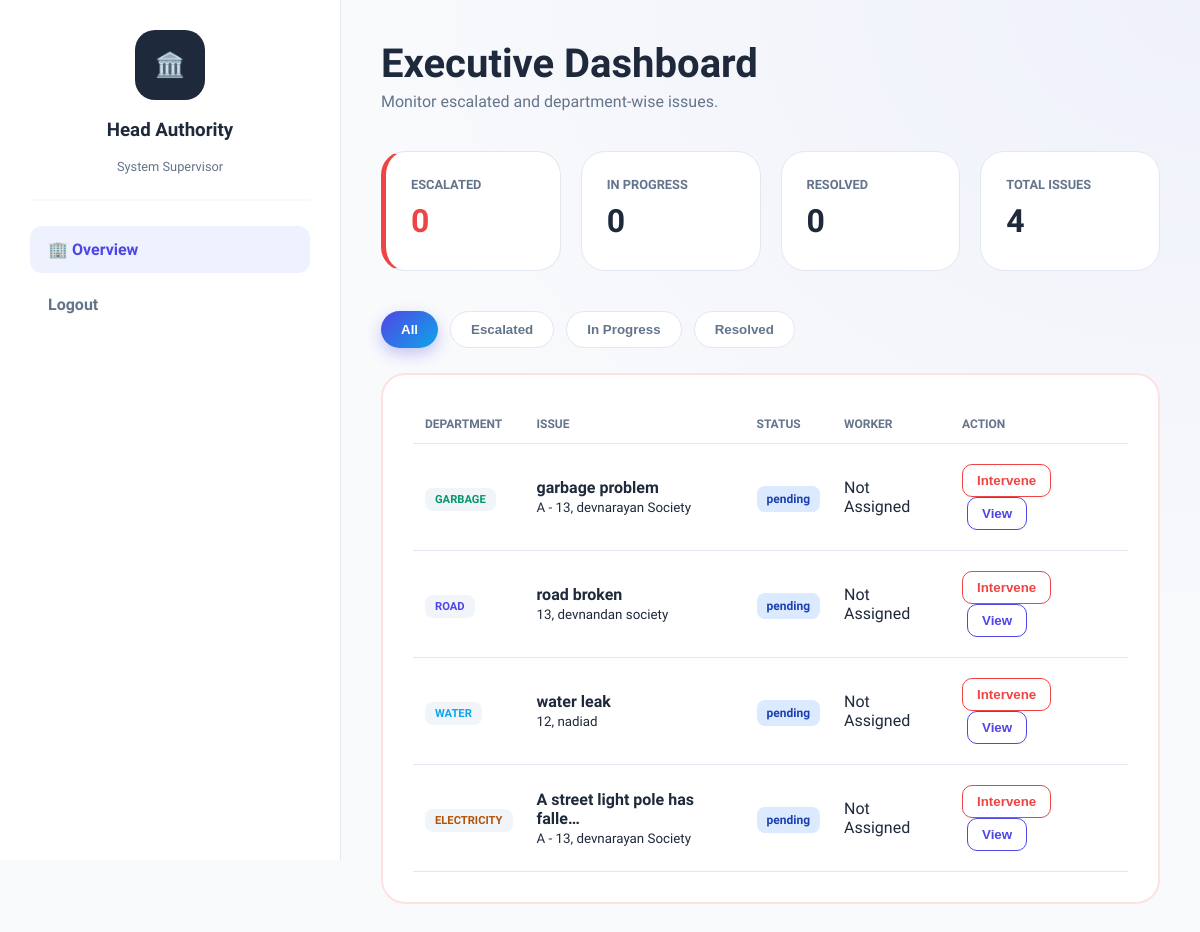
Page /headAuthority/ (signed in) on the earlier database version.
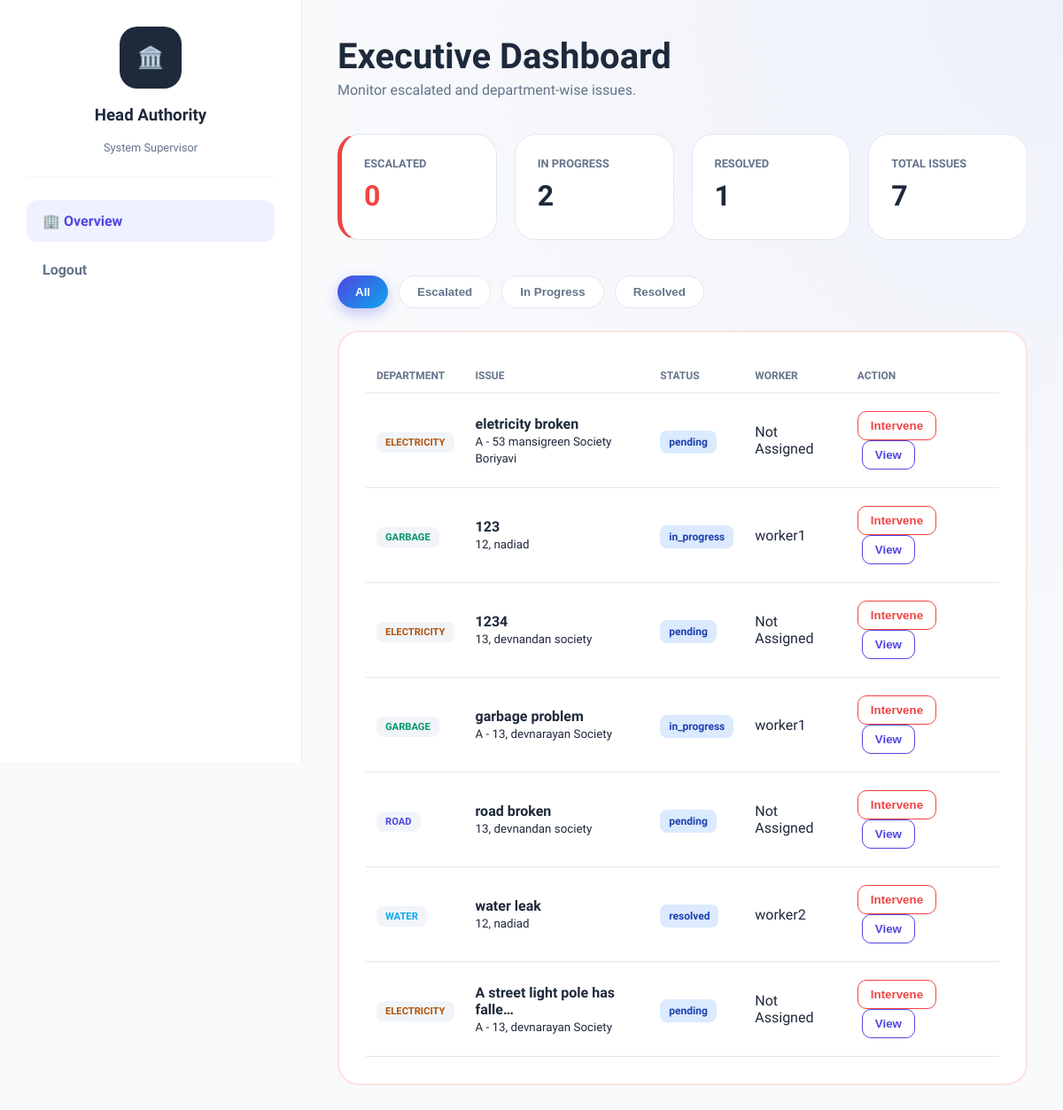
Same page on the later database version.
### reports/models.py (models this page shows, shortened)
class Issue(models.Model):
    ISSUE_TYPES = [
        ('road', 'Road Problem'),
        ('water', 'Water Supply'),
        ('electricity', 'Electricity'),
        ('garbage', 'Garbage'),
    ]
    STATUS_CHOICES = [
        ('pending', 'Pending'),
        ('in_progress', 'In Progress'),
        ('resolved', 'Resolved'),
    ]
    citizen = models.ForeignKey(User, on_delete=models.CASCADE)
    worker = models.ForeignKey(
        User,
        on_delete=models.SET_NULL,
        null=True,
        blank=True,
        related_name='assigned_worker'
    )
    description = models.TextField()
    issue_type = models.CharField(max_length=50, choices=ISSUE_TYPES)
    location = models.CharField(max_length=255)
    image = models.ImageField(upload_to='issues/', blank=True, null=True)
    status = models.CharField(max_length=20, choices=STATUS_CHOICES, default='pending')
    is_escalated = models.BooleanField(default=False)
    deadline = models.DateTimeField(null=True, blank=True)
    created_at = models.DateTimeField(auto_now_add=True)

### frontend/views.py (the view)
# urls.py: path('headAuthority/', views.headAuthority, name='headAuthority'),
@login_required(login_url='login')
def headAuthority(request):
    issues = Issue.objects.all().order_by('-created_at')
    context = {
        "issues": issues,
        "total_count": issues.count(),
        "escalated_count": issues.filter(is_escalated=True).count(),
        "inprogress_count": issues.filter(status="in_progress").count(),
        "resolved_count": issues.filter(status="resolved").count(),
    }
    return render(request, "frontend/headAuthority.html", context)

### frontend/templates/frontend/headAuthority.html (shortened to what this page needs)
{% load static %}
<!DOCTYPE html>
<html lang="en">
<head>
    <link rel="stylesheet" href="{% static 'css/headAuthority.css' %}">
</head>
<body>
<div class="sidebar">
    <div class="auth-profile">
        <div class="avatar-shield">🏛️</div>
        <h3 class="auth-name">Head Authority</h3>
        <p class="auth-role">System Supervisor</p>
    </div>
    <nav>
        <a href="#" class="active">🏢 Overview</a>
        <a href="{% url 'logout' %}">Logout</a>
    </nav>
</div>
<div class="main-area">
    <div class="page-header">
        <h1>Executive Dashboard</h1>
        <p>Monitor escalated and department-wise issues.</p>
    </div>
    <div class="stats-grid">
        <div class="stat-card stat-danger">
            <h5>Escalated</h5>
            <h2>{{ escalated_count }}</h2>
        </div>
        <div class="stat-card">
            <h5>In Progress</h5>
            <h2>{{ inprogress_count }}</h2>
        </div>
        <div class="stat-card">
            <h5>Resolved</h5>
            <h2>{{ resolved_count }}</h2>
        </div>
        <div class="stat-card">
            <h5>Total Issues</h5>
            <h2>{{ total_count }}</h2>
        </div>
    </div>
    <div class="filter-buttons">
        <button class="active">All</button>
        <button>Escalated</button>
        <button>In Progress</button>
        <button>Resolved</button>
    </div>
    <div class="escalation-container">
        <table class="esc-table">
            <thead>
                <tr>
                    <th>Department</th>
                    <th>Issue</th>
                    <th>Status</th>
                    <th>Worker</th>
                    <th>Action</th>
                </tr>
            </thead>
            <tbody>
                {% for issue in issues %}
                <tr class="issue-row {{ issue.status }} {% if issue.is_escalated %}escalated{% endif %}">
                    <td>
                        <span class="dept-tag {{ issue.issue_type }}">
                            {{ issue.issue_type|upper }}
                        </span>
                    </td>
                    <td>
                        <b>{{ issue.description|truncatechars:30 }}</b><br>
                        <small>{{ issue.location }}</small>
                    </td>
                    <td>
                        {% if issue.is_escalated %}
                            <span class="delay-badge">Escalated</span>
                        {% else %}
                            <span class="status-tag">{{ issue.status }}</span>
                        {% endif %}
                    </td>
                    <td>
                        {% if issue.worker %}
                            {{ issue.worker.username }}
                        {% else %}
                            Not Assigned
                        {% endif %}
                    </td>
                    <td>
                        <button class="btn-intervene">Intervene</button>
                        <button class="btn-view">View</button>
                    </td>
                </tr>
                {% endfor %}
            </tbody>
        </table>
    </div>
</div>
</body>
</html>

Differences in the rows shown:
added Issue: issue_type "ELECTRICITY", description "eletricity broken", location "A - 53 mansigreen Society Boriyavi", status "pending", shows "Not Assigned"
added Issue: issue_type "GARBAGE", description "123", location "12, nadiad", status "in_progress", worker.username "worker1"
added Issue: issue_type "ELECTRICITY", description "1234", location "13, devnandan society", status "pending", shows "Not Assigned"
changed Issue "garbage problem": status "pending" → "in_progress"; worker.username (not shown) → "worker1"; no longer shows "Not Assigned"
changed Issue "water leak": status "pending" → "resolved"; worker.username (not shown) → "worker2"; no longer shows "Not Assigned"
Other differences:
{{ inprogress_count }}: "0" → "2"
{{ resolved_count }}: "0" → "1"
{{ total_count }}: "4" → "7"
